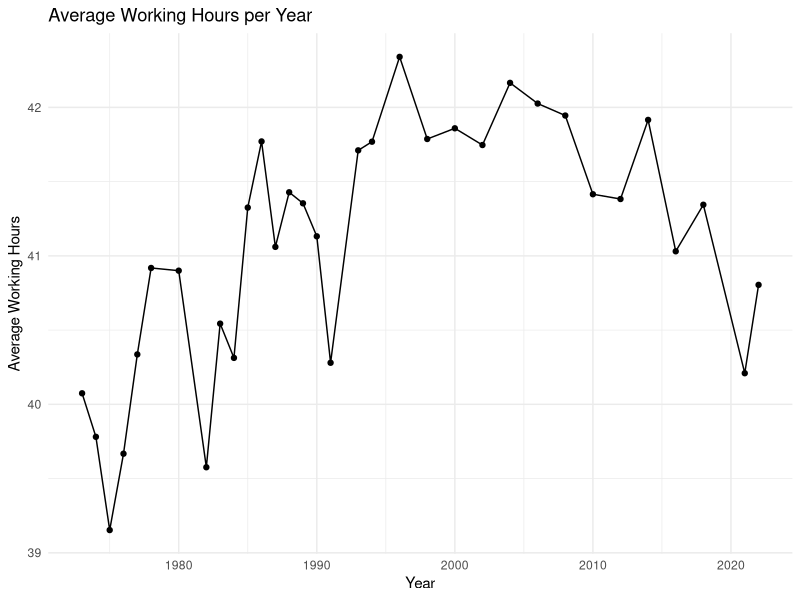
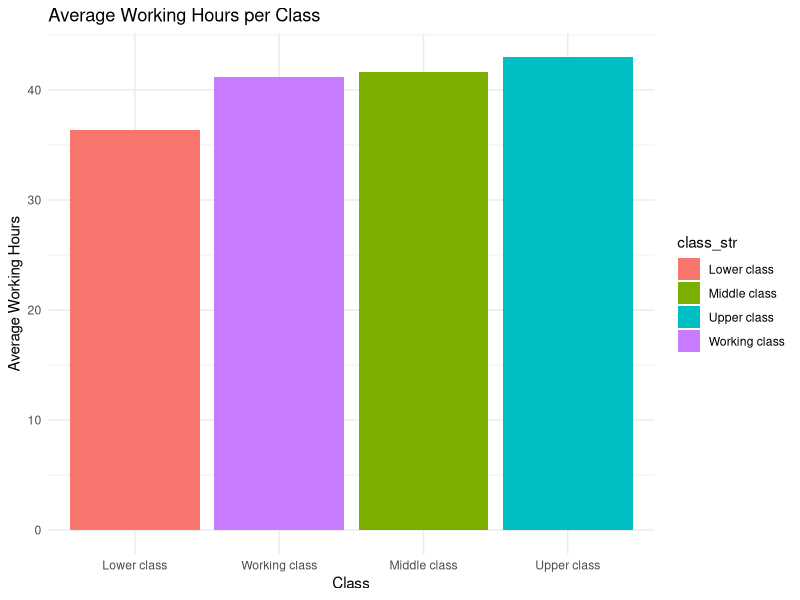
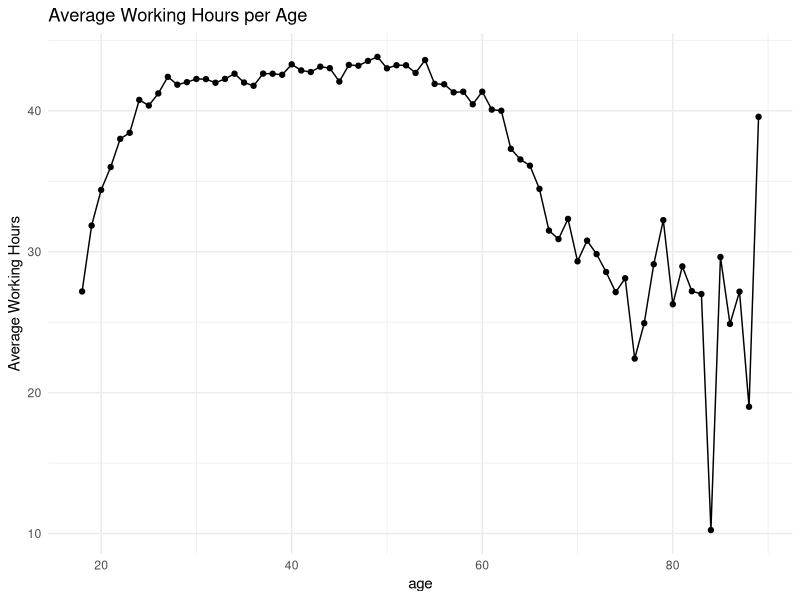
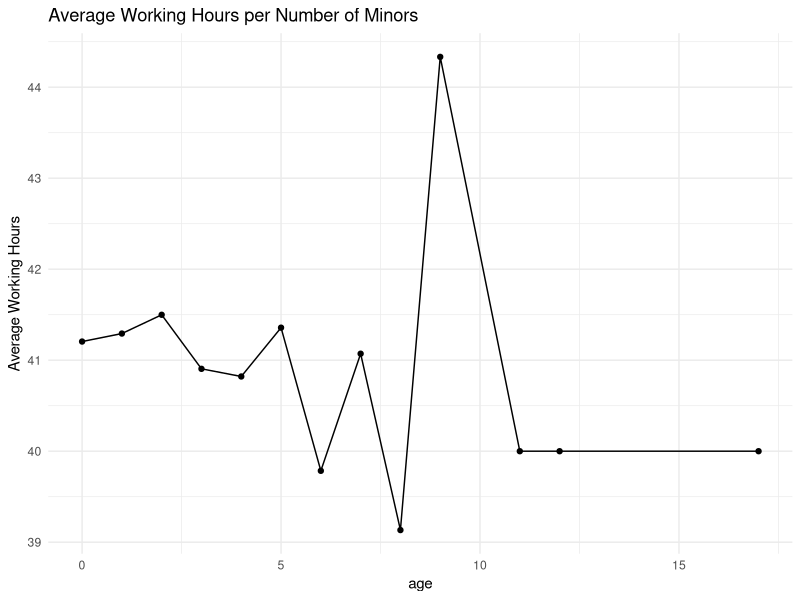
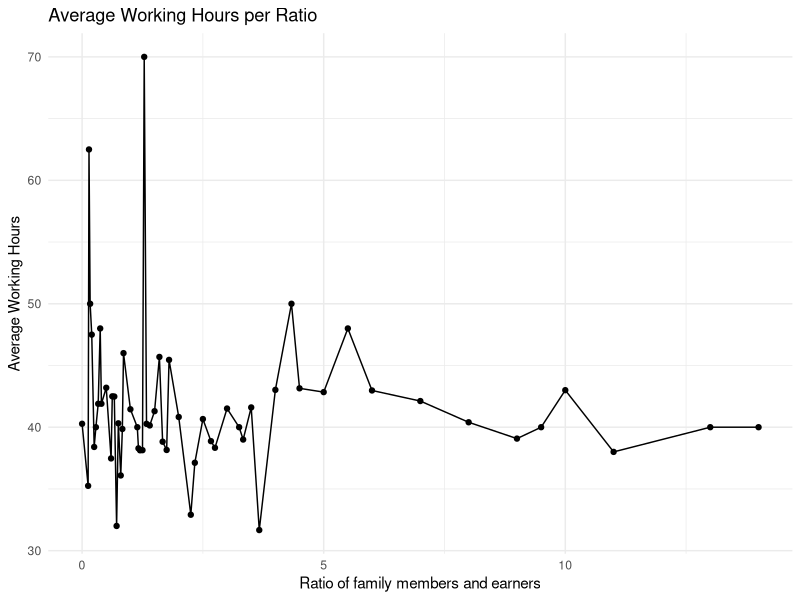
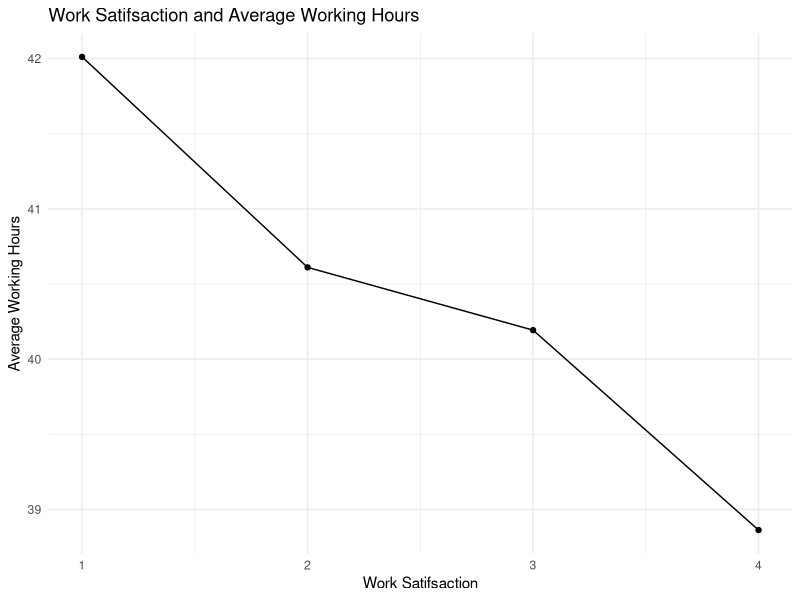
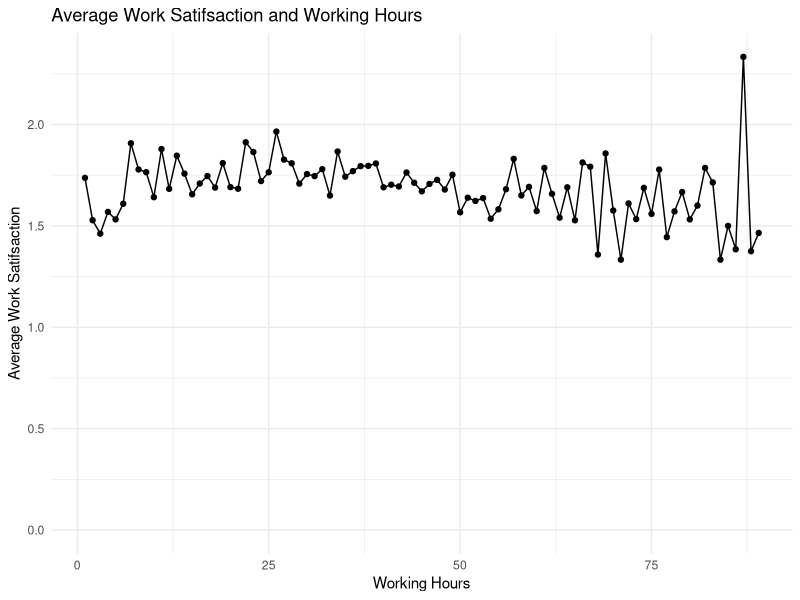
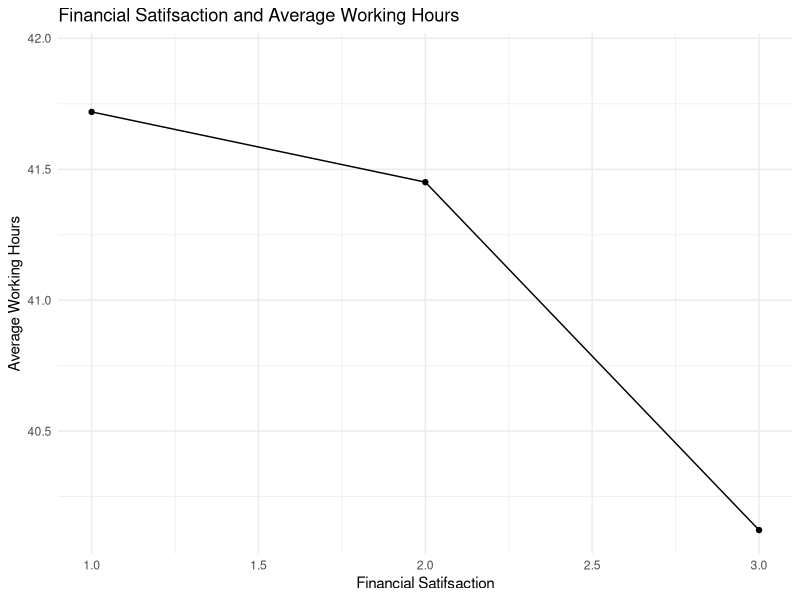

Write R code to recreate these figures, in order.
#### Preamble ####
# Purpose: Tests... [...UPDATE THIS...]
# Author: Rohan Alexander [...UPDATE THIS...]
# Date: 11 February 2023 [...UPDATE THIS...]
# Contact: rohan.alexander@utoronto.ca [...UPDATE THIS...]
# License: MIT
# Pre-requisites: [...UPDATE THIS...]
# Any other information needed? [...UPDATE THIS...]


#### Workspace setup ####
library(tidyverse)
# [...UPDATE THIS...]
cleaned_data<-read.csv("data/analysis_data/analysis_data.csv")
cleaned_data

#### Test data ####
hrs_by_years<-
  group_by(cleaned_data, year)|>
  summarize(mean=mean(hrs))

ggplot(hrs_by_years,aes(x=year,y=mean))+
  geom_line() +
  geom_point() +
  theme_minimal() + 
  labs(title = "Average Working Hours per Year",
       x = "Year",
       y = "Average Working Hours")







hrs_by_class <-
  cleaned_data |>
  filter(is.na(cleaned_data$class)==FALSE&cleaned_data$class!=5) |>
  group_by(class)|>
  summarize(mean=mean(hrs)) |>
  mutate(class_str=as.character(class))

hrs_by_class$class_str[hrs_by_class$class_str == '1'] <- 'Lower class'
hrs_by_class$class_str[hrs_by_class$class_str == '2'] <- 'Working class'
hrs_by_class$class_str[hrs_by_class$class_str == '3'] <- 'Middle class'
hrs_by_class$class_str[hrs_by_class$class_str == '4'] <- 'Upper class'

ggplot(hrs_by_class, aes(x = factor(class_str,level = c('Lower class','Working class','Middle class','Upper class')), y = mean, fill = class_str)) +
  geom_bar(stat = "identity", position = "dodge") +
  theme_minimal() +
  labs(title = "Average Working Hours per Class",
       x = "Class",
       y = "Average Working Hours")




hrs_by_age<-
  group_by(cleaned_data, age)|>
  summarize(mean=mean(hrs))

ggplot(hrs_by_age,aes(x=age,y=mean))+
  geom_line() +
  geom_point() +
  theme_minimal() + 
  labs(title = "Average Working Hours per Age",
       x = "age",
       y = "Average Working Hours")
#babies preteen teens




#不好说 可能可以替代
hrs_by_num_of_minors <-
  cleaned_data |>
  mutate(minors = babies + preteen + teens)|>
  group_by(minors)|>
  summarize(mean = mean(hrs))

ggplot(hrs_by_num_of_minors,aes(x=minors,y=mean))+
  geom_line() +
  geom_point() +
  theme_minimal() + 
  labs(title = "Average Working Hours per Number of Minors",
       x = "age",
       y = "Average Working Hours")






hrs_by_ratio <-
  cleaned_data |>
  mutate(ratio = (babies + preteen + teens + adults)/earnrs) |>
  group_by(ratio) |>
  summarize(mean = mean(hrs))

ggplot(hrs_by_ratio,aes(x=ratio,y=mean))+
  geom_line() +
  geom_point() +
  theme_minimal() + 
  labs(title = "Average Working Hours per Ratio",
       x = "Ratio of family members and earners",
       y = "Average Working Hours")



hrs_by_satjob<-
  group_by(cleaned_data, satjob )|>
  summarize(mean=mean(hrs))

ggplot(hrs_by_satjob,aes(x=satjob ,y=mean))+
  geom_line() +
  geom_point() +
  theme_minimal() + 
  labs(title = "Work Satifsaction and Average Working Hours",
       x = "Work Satifsaction",
       y = "Average Working Hours")



satjob_by_hrs<-
  cleaned_data |>
  filter(is.na(cleaned_data$satjob)==FALSE)|>
  group_by(hrs )|>
  summarize(mean=mean(satjob))

ggplot(satjob_by_hrs,aes(x=hrs,y=mean))+
  geom_line() +
  geom_point() +
  theme_minimal() + 
  labs(title = "Average Work Satifsaction and Working Hours",
       x = "Working Hours",
       y = "Average Work Satifsaction") +
  expand_limits(y=0)




hrs_by_satfin<-
  group_by(cleaned_data, satfin )|>
  summarize(mean=mean(hrs))

ggplot(hrs_by_satfin,aes(x=satfin ,y=mean))+
  geom_line() +
  geom_point() +
  theme_minimal() + 
  labs(title = "Financial Satifsaction and Average Working Hours",
       x = "Financial Satifsaction",
       y = "Average Working Hours")



#wrkstat    health   relig


hrs_by_wrkstat<-
  group_by(cleaned_data, wrkstat )|>
  summarize(mean=mean(hrs))

ggplot(hrs_by_wrkstat,aes(x=wrkstat ,y=mean))+
  geom_line() +
  geom_point() +
  theme_minimal() + 
  labs(title = "Financial Satifsaction and Average Working Hours",
       x = "Financial Satifsaction",
       y = "Average Working Hours") +
  expand_limits(y=0)





hrs_by_health<-
  group_by(cleaned_data, health )|>
  summarize(mean=mean(hrs))

ggplot(hrs_by_health,aes(x=health ,y=mean))+
  geom_line() +
  geom_point() +
  theme_minimal() + 
  labs(title = "Health and Average Working Hours",
       x = "Health",
       y = "Average Working Hours")



